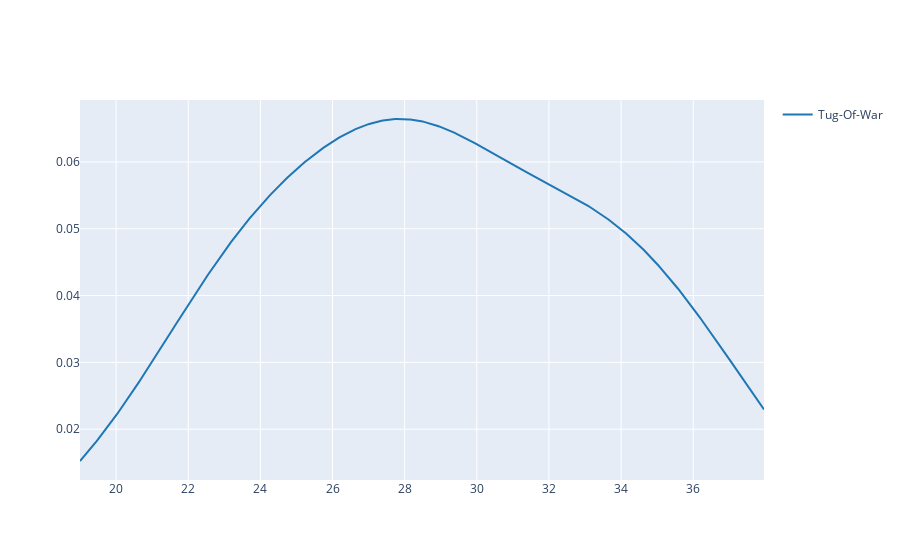

Notebook code for this chart:
### Code cell
fig.show()

### Figure 1 — Plotly figure (JSON) as saved in the notebook; plotly's stock layout.template omitted (floating-point values rounded to 4 significant figures; data arrays with more than 128 entries replaced by an {"elided": "..."} marker saying what was removed)
{"data": [{"legendgroup": "Tug-Of-War", "marker": {"color": "rgb(31, 119, 180)"}, "mode": "lines", "name": "Tug-Of-War", "showlegend": true, "type": "scatter", "x": {"elided": "500 float values"}, "xaxis": "x", "y": {"elided": "500 float values"}, "yaxis": "y"}], "layout": {"barmode": "overlay", "hovermode": "closest", "legend": {"traceorder": "reversed"}, "xaxis": {"anchor": "y2", "domain": [0, 1], "zeroline": false}, "yaxis": {"anchor": "free", "domain": [0, 1], "position": 0}}}
